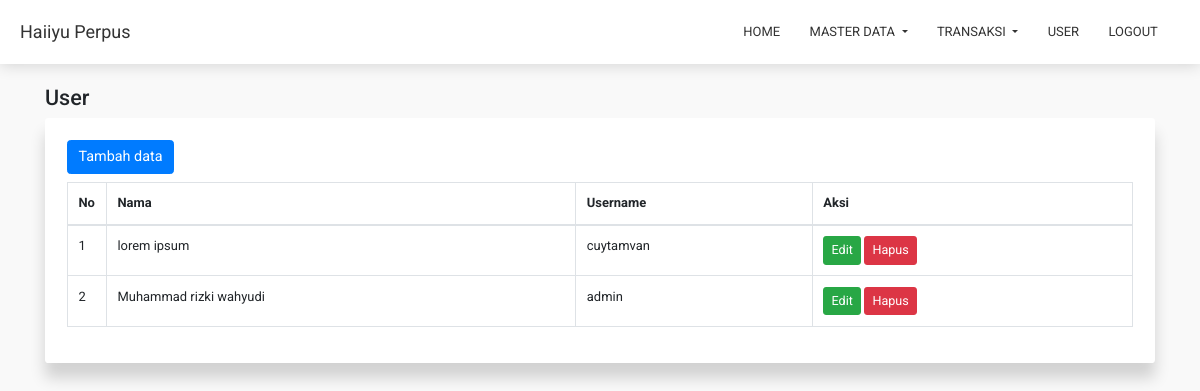
The app's page /?c=user (signed in) with its own data.
### tables this page shows
CREATE TABLE `users` (
  `id` int(11) NOT NULL,
  `username` varchar(50) NOT NULL,
  `password` varchar(100) NOT NULL,
  `name` varchar(50) NOT NULL
);

### app/helper.php (called while the page is built, shortened)
<?php
function url($to = ''){
  $base_url = str_replace(basename($_SERVER['SCRIPT_NAME']), '', $_SERVER['SCRIPT_NAME']);
  $base_url .= $to;
  return $base_url;
}
function get($name){
  return isset($_GET[$name]) ? $_GET[$name] : null;
}

### resources/user/index.php (the view, shortened to what this page needs)
<?php
  $table = 'users';
?>
<div class="container mt-4">
  <h4><?=isset($title) ? $title : '' ?></h4>
  <div class="row">
    <div class="col-sm-12">
      <div class="card c-card">
        <div class="card-body p-4">
          <a href="<?=url('?c=user-create')?>" class="btn btn-primary mb-2">Tambah data</a>
          <table class="table table-bordered">
            <thead>
              <tr>
                <th style="width: 20px;">No</th>
                <th>Nama</th>
                <th>Username</th>
                <th>Aksi</th>
              </tr>
            </thead>
            <tbody>
              <?php
                $no = 1;
                $data = mysqli_query($conn, "SELECT * FROM `$table` order by `id` desc");
                while($r = mysqli_fetch_object($data)){
              ?>
              <tr>
                <td><?=$no?></td>
                <td><?=$r->name?></td>
                <td><?=$r->username?></td>
                <td>
                  <a href="<?=url('?c=user-edit&id='.$r->id)?>" class="btn btn-success btn-sm">Edit</a>
                  <form method="post" class="d-inline-block">
                    <button class="btn btn-danger btn-sm" name="remove" onclick="return confirm('Hapus data tersebut?')">Hapus</button>
                  </form>
                </td>
              </tr>
              <?php
                  $no++;
                }
              ?>
            </tbody>
          </table>
        </div>
      </div>
    </div>
  </div>
</div>

### assets/css/style.css (style rules this page uses)
* { font-family: 'Roboto', sans-serif; font-size: .9rem; }
body { background-color: #f9f9f9; }
.c-card { border: none; box-shadow: 0px 15px 15px rgba(0,0,0,0.16); }

### records on screen
users: name "lorem ipsum", username "cuytamvan"
users: name "Muhammad rizki wahyudi", username "admin"

### other values on screen
$title "User"
